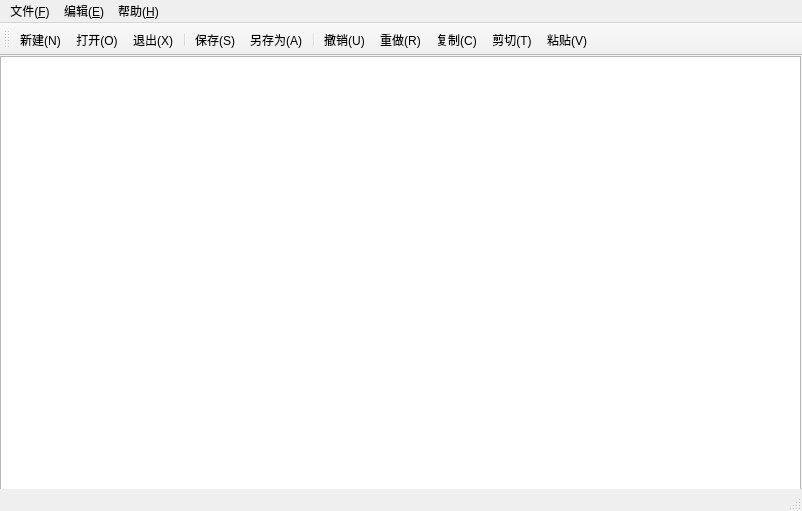
<?xml version="1.0" encoding="UTF-8"?>
<ui version="4.0">
 <class>MainWindow</class>
 <widget class="QMainWindow" name="MainWindow">
  <property name="geometry">
   <rect>
    <x>0</x>
    <y>0</y>
    <width>802</width>
    <height>511</height>
   </rect>
  </property>
  <property name="windowTitle">
   <string>NotePad</string>
  </property>
  <property name="windowIcon">
   <iconset resource="res.qrc">
    <normaloff>:/new/ICON/images1/notepad3.ico</normaloff>:/new/ICON/images1/notepad3.ico</iconset>
  </property>
  <widget class="QWidget" name="centralWidget">
   <widget class="QTextEdit" name="textEdit">
    <property name="geometry">
     <rect>
      <x>0</x>
      <y>0</y>
      <width>801</width>
      <height>441</height>
     </rect>
    </property>
    <property name="sizePolicy">
     <sizepolicy hsizetype="Expanding" vsizetype="Expanding">
      <horstretch>0</horstretch>
      <verstretch>0</verstretch>
     </sizepolicy>
    </property>
    <property name="font">
     <font>
      <pointsize>11</pointsize>
     </font>
    </property>
   </widget>
  </widget>
  <widget class="QMenuBar" name="menuBar">
   <property name="geometry">
    <rect>
     <x>0</x>
     <y>0</y>
     <width>802</width>
     <height>23</height>
    </rect>
   </property>
   <widget class="QMenu" name="menu_F">
    <property name="title">
     <string>文件(&amp;F)</string>
    </property>
    <addaction name="newAction"/>
    <addaction name="openAction"/>
    <addaction name="saveAction"/>
    <addaction name="saveAsAction"/>
    <addaction name="separator"/>
    <addaction name="printAction"/>
    <addaction name="exitAction"/>
   </widget>
   <widget class="QMenu" name="menu_E">
    <property name="title">
     <string>编辑(&amp;E)</string>
    </property>
    <addaction name="undoAction"/>
    <addaction name="redoAction"/>
    <addaction name="separator"/>
    <addaction name="copyAction"/>
    <addaction name="cutAction"/>
    <addaction name="pasteAction"/>
    <addaction name="selectaAllAction"/>
    <addaction name="separator"/>
    <addaction name="dateTimeAction"/>
    <addaction name="fontAction"/>
    <addaction name="colorAction"/>
   </widget>
   <widget class="QMenu" name="menu_H">
    <property name="title">
     <string>帮助(&amp;H)</string>
    </property>
    <addaction name="updataAction"/>
    <addaction name="helpAction"/>
    <addaction name="separator"/>
    <addaction name="aboutSoftware"/>
    <addaction name="aboutWebsite"/>
    <addaction name="aboutQt"/>
   </widget>
   <addaction name="menu_F"/>
   <addaction name="menu_E"/>
   <addaction name="menu_H"/>
  </widget>
  <widget class="QToolBar" name="mainToolBar">
   <attribute name="toolBarArea">
    <enum>TopToolBarArea</enum>
   </attribute>
   <attribute name="toolBarBreak">
    <bool>false</bool>
   </attribute>
   <addaction name="newAction"/>
   <addaction name="openAction"/>
   <addaction name="exitAction"/>
   <addaction name="separator"/>
   <addaction name="saveAction"/>
   <addaction name="saveAsAction"/>
   <addaction name="separator"/>
   <addaction name="undoAction"/>
   <addaction name="redoAction"/>
   <addaction name="copyAction"/>
   <addaction name="cutAction"/>
   <addaction name="pasteAction"/>
  </widget>
  <widget class="QStatusBar" name="statusBar"/>
  <action name="newAction">
   <property name="icon">
    <iconset resource="res.qrc">
     <normaloff>:/new/ICON/images1/new.png</normaloff>:/new/ICON/images1/new.png</iconset>
   </property>
   <property name="text">
    <string>新建(&amp;N)</string>
   </property>
  </action>
  <action name="openAction">
   <property name="icon">
    <iconset resource="res.qrc">
     <normaloff>:/new/ICON/images1/open.png</normaloff>:/new/ICON/images1/open.png</iconset>
   </property>
   <property name="text">
    <string>打开(&amp;O)</string>
   </property>
  </action>
  <action name="saveAction">
   <property name="icon">
    <iconset resource="res.qrc">
     <normaloff>:/new/ICON/images1/save.png</normaloff>:/new/ICON/images1/save.png</iconset>
   </property>
   <property name="text">
    <string>保存(&amp;S)</string>
   </property>
  </action>
  <action name="saveAsAction">
   <property name="icon">
    <iconset resource="res.qrc">
     <normaloff>:/new/ICON/images1/saveAs.png</normaloff>:/new/ICON/images1/saveAs.png</iconset>
   </property>
   <property name="text">
    <string>另存为(&amp;A)</string>
   </property>
  </action>
  <action name="printAction">
   <property name="text">
    <string>打印(&amp;P)</string>
   </property>
  </action>
  <action name="exitAction">
   <property name="icon">
    <iconset resource="res.qrc">
     <normaloff>:/new/ICON/images1/exit.png</normaloff>:/new/ICON/images1/exit.png</iconset>
   </property>
   <property name="text">
    <string>退出(&amp;X)</string>
   </property>
  </action>
  <action name="undoAction">
   <property name="icon">
    <iconset resource="res.qrc">
     <normaloff>:/new/ICON/images1/undo.png</normaloff>:/new/ICON/images1/undo.png</iconset>
   </property>
   <property name="text">
    <string>撤销(&amp;U)</string>
   </property>
  </action>
  <action name="redoAction">
   <property name="icon">
    <iconset resource="res.qrc">
     <normaloff>:/new/ICON/images1/redo.png</normaloff>:/new/ICON/images1/redo.png</iconset>
   </property>
   <property name="text">
    <string>重做(&amp;R)</string>
   </property>
  </action>
  <action name="copyAction">
   <property name="icon">
    <iconset resource="res.qrc">
     <normaloff>:/new/ICON/images1/copy.png</normaloff>:/new/ICON/images1/copy.png</iconset>
   </property>
   <property name="text">
    <string>复制(&amp;C)</string>
   </property>
  </action>
  <action name="cutAction">
   <property name="icon">
    <iconset resource="res.qrc">
     <normaloff>:/new/ICON/images1/cut.png</normaloff>:/new/ICON/images1/cut.png</iconset>
   </property>
   <property name="text">
    <string>剪切(&amp;T)</string>
   </property>
  </action>
  <action name="pasteAction">
   <property name="icon">
    <iconset resource="res.qrc">
     <normaloff>:/new/ICON/images1/paste.png</normaloff>:/new/ICON/images1/paste.png</iconset>
   </property>
   <property name="text">
    <string>粘贴(&amp;V)</string>
   </property>
  </action>
  <action name="selectaAllAction">
   <property name="text">
    <string>全选(&amp;A)</string>
   </property>
  </action>
  <action name="dateTimeAction">
   <property name="text">
    <string>日期
(&amp;D)</string>
   </property>
  </action>
  <action name="fontAction">
   <property name="text">
    <string>字体(&amp;F)</string>
   </property>
  </action>
  <action name="colorAction">
   <property name="text">
    <string>颜色(&amp;L)</string>
   </property>
  </action>
  <action name="updataAction">
   <property name="text">
    <string>更新 (U)</string>
   </property>
  </action>
  <action name="helpAction">
   <property name="text">
    <string>帮助</string>
   </property>
  </action>
  <action name="aboutSoftware">
   <property name="text">
    <string>关于软件</string>
   </property>
  </action>
  <action name="aboutWebsite">
   <property name="text">
    <string>关于官网(&amp;W)</string>
   </property>
  </action>
  <action name="aboutQt">
   <property name="text">
    <string>关于Qt(&amp;Q)</string>
   </property>
  </action>
 </widget>
 <layoutdefault spacing="6" margin="11"/>
 <resources>
  <include location="res.qrc"/>
 </resources>
 <connections/>
</ui>
